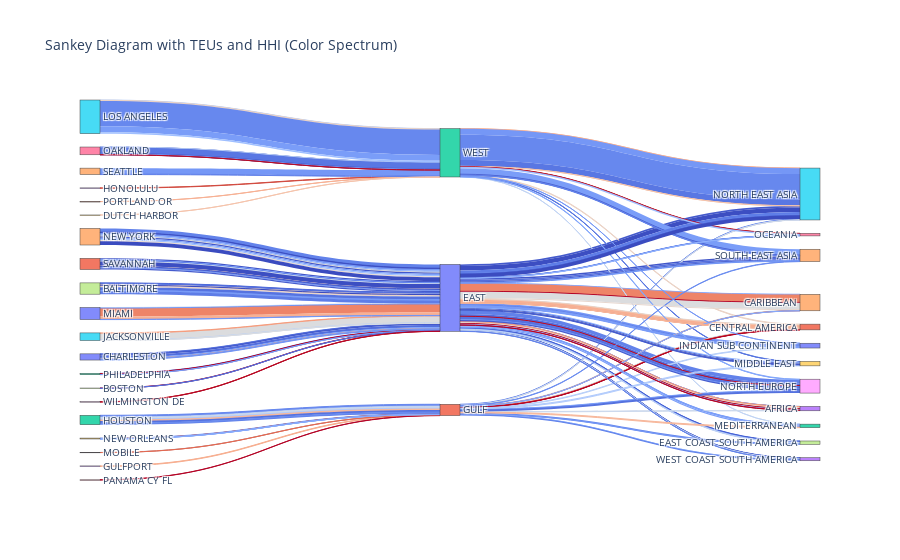

The notebook cell saved with this chart:
### Code cell
# Normalize the hhi values to a 0-1 range
norm = mcolors.Normalize(vmin=df['hhi'].min(), vmax=df['hhi'].max())

# Create a color map from blue (low hhi) to red (high hhi)
cmap = plt.cm.get_cmap('coolwarm')

# Map hhi values to colors
colors_1 = [mcolors.to_hex(cmap(norm(hhi))) for hhi in df['hhi']]
colors_2 = [mcolors.to_hex(cmap(norm(hhi))) for hhi in df['hhi']]

# Extract unique labels
labels = list(pd.concat([df['origin_port_group'], df['coast_region'], df['dest_region']]).unique())

# Map labels to indices
label_to_index = {label: i for i, label in enumerate(labels)}

# Create links for origin_port_group -> coast_region
source_1 = [label_to_index[origin] for origin in df['origin_port_group']]
target_1 = [label_to_index[coast] for coast in df['coast_region']]
value_1 = df['teus']

# Create links for coast_region -> dest_region
source_2 = [label_to_index[coast] for coast in df['coast_region']]
target_2 = [label_to_index[dest] for dest in df['dest_region']]
value_2 = df['teus']

# Combine all sources, targets, values, and colors
all_sources = source_1 + source_2
all_targets = target_1 + target_2
all_values = list(value_1) + list(value_2)
all_colors = colors_1 + colors_2

# Create the figure
fig = go.Figure(go.Sankey(
    node=dict(label=labels),
    link=dict(
        source=all_sources,
        target=all_targets,
        value=all_values,
        color=all_colors  # Use the mapped colors
    )
))

# Update layout
fig.update_layout(title_text="Sankey Diagram with TEUs and HHI (Color Spectrum)", font_size=10)

# Show the plot
fig.show()

### Figure 1 — Plotly figure (JSON) as saved in the notebook; plotly's stock layout.template omitted (floating-point values rounded to 4 significant figures; data arrays with more than 128 entries replaced by an {"elided": "..."} marker saying what was removed)
{"data": [{"link": {"color": {"elided": "192 str values"}, "source": {"elided": "192 int values"}, "target": {"elided": "192 int values"}, "value": {"elided": "192 float values"}}, "node": {"label": ["CHARLESTON", "SAVANNAH", "HOUSTON", "HONOLULU", "NEW YORK", "LOS ANGELES", "OAKLAND", "BALTIMORE", "MOBILE", "NEW ORLEANS", "MIAMI", "PORTLAND OR", "PHILADELPHIA", "GULFPORT", "SEATTLE", "JACKSONVILLE", "PANAMA CY FL", "BOSTON", "WILMINGTON DE", "DUTCH HARBOR", "EAST", "GULF", "WEST", "WEST COAST SOUTH AMERICA", "SOUTH EAST ASIA", "NORTH EAST ASIA", "OCEANIA", "EAST COAST SOUTH AMERICA", "NORTH EUROPE", "MIDDLE EAST", "INDIAN SUB CONTINENT", "CENTRAL AMERICA", "MEDITERRANEAN", "AFRICA", "CARIBBEAN"]}, "type": "sankey"}], "layout": {"font": {"size": 10}, "title": {"text": "Sankey Diagram with TEUs and HHI (Color Spectrum)"}}}
